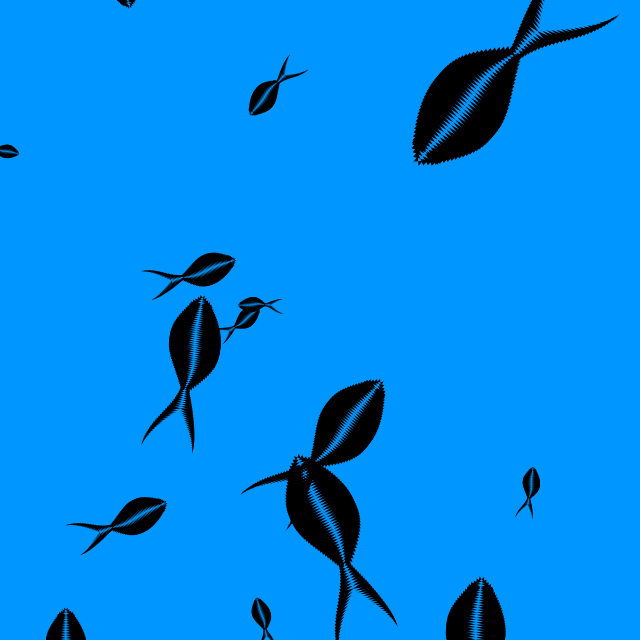
Frame 1 (no input)
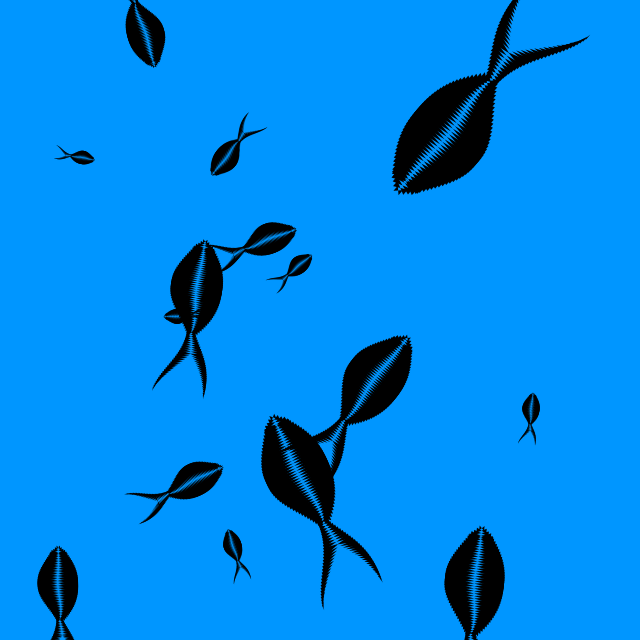
Frame 60 (the mouse pressed at the canvas centre just before this capture)
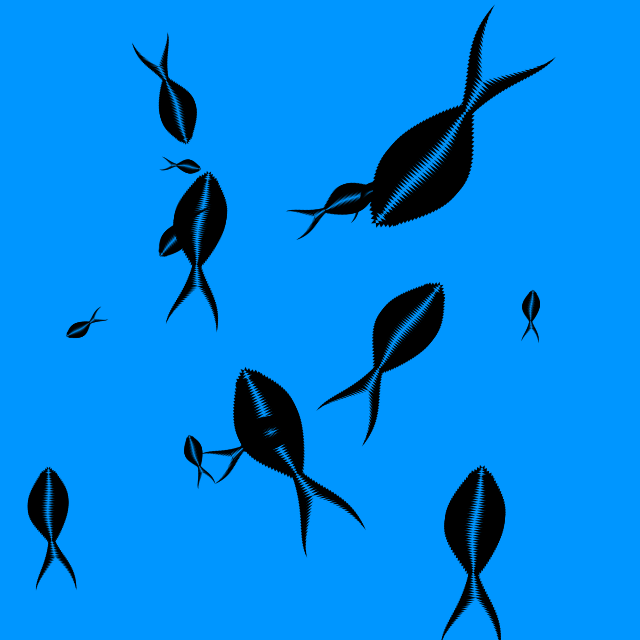
Frame 120 (the mouse held since frame 60 and released just before this capture)

The Processing sketch that drew these frames (run headless with seeded random() and noise(); from frame 60 on, the mouse is pressed at the canvas centre):

// Processing sketch: processing_156353
// ── processing_156353.pde

/*  
 A simply fish tank created without images. Most of the code is creating the fish so don't be intimidated to read it.
 I use "shapes" to make eash part of the fish (head, body and tail) using vertex's.
 
 The movement of the body is from using angles. Because sin(theta) values are between -1 and 1, we can get a lifelike
 wiggle to represent the muscle movements of the fish.
 */

ArrayList fishTank = new ArrayList();

void setup() {
  size(640, 640);
  fill(0);
  /* Helps performance and adds a spike effect on the tails */
  noStroke();
  for (int i = 0; i < 15; i++) {
    fishTank.add(new Fish(new PVector(random(width), random(height)), random(0.1, 0.7)));
  }
}

void draw() {
  background(0, 150, 255);
  for (int i = 0; i < fishTank.size(); i++) {
    Fish f = (Fish) fishTank.get(i);
    f.moveFish();
    f.createFish();
  }
}

class Fish {
  PVector loc;
  PVector vel;
  PVector acc;
  PVector newLoc;

  int fishWidth = 60;
  int fishHeight = 200;
  float bodyAngle;
  float size;

  Fish(PVector loc, float s) {
    this.loc = loc;
    newLoc = new PVector(random(0, width), random(0, height));
    vel = new PVector(0, 0);
    size = s;
    acc = new PVector(s, s);
  }

  void createFish() {
    /* Like atan2() this gets us the value of the heading of the fish */
    float theta = vel.heading2D();
    pushMatrix();
    translate(loc.x, loc.y);
    /* Scales the size of the fish */
    scale(size);
    /* 
     Rotates the direction of the fishes heading. The fish was first designed to face up. So we rotate the fish 
     by 80 to fix the problem of the fish facing the wrong way it is heading.
     */
    rotate(theta-80);
    
    /* You will see I +10 on the second vertex. This gives the back strip pattern. */
    /* FISH HEAD */
    for (int h = 0; h < 30; h+=5) {
      beginShape();
      vertex(-h, h);
      vertex(h, h+10);

      vertex(h, h);
      vertex(-h, h+10);
      endShape();
    }
    /* Below head. */
    translate(0, 28);
    /* FISH BODY */
    for (int w = 0; w < fishHeight; w+=5) {
      float x = map(sin(radians(w)), -1, 1, -20, fishWidth);
      float y = w*2;
      float angle = sin(radians(y+frameCount*5))*w/30;

      /* So we can transfer the body movement to the tail */
      if (w == fishHeight-5) {
        bodyAngle = angle;
      }
      /* This makes the body. */
      beginShape();
      vertex(-x-angle, w-10);
      vertex(x-angle, w+10);

      vertex(x-angle, w-10);
      vertex(-x-angle, w+10);  
      endShape();
    }

    /* FISH TAIL */
    translate(0, 250);
    for (int t = -fishWidth; t < fishWidth+fishWidth/2; t+=5) {
      float x = map(sin(radians(t)), -1, 1, 5, fishWidth);
      float y = x*2;
      /* We transfer the body wiggle to the tail */
      float angle = bodyAngle*2.8+sin(radians(y+frameCount*5))*t/5;

      /* The split that makes the tail */
      if (x > fishWidth-fishWidth/2) {
        /* Left split */
        beginShape();
        vertex(-x-angle, t);
        vertex(-x+(fishWidth/2)-t/3-angle, t);

        vertex(-x+(fishWidth/2)-t/3-angle, t);
        vertex(-x-angle, t+10);
        endShape();

        /* Right split */
        beginShape();
        vertex(x-angle, t);
        vertex(x-(fishWidth/2)+t/3-angle, t);

        vertex(x-(fishWidth/2)+t/3-angle, t);
        vertex(x-angle, t+10);
        endShape();
      }
      else {
        /* The end of the tail that doesn't need to be split */
        beginShape();
        vertex(-x-angle, t);
        vertex(x-angle, t+10);

        vertex(x-angle, t);
        vertex(-x-angle, t+10);
        endShape();
      }
    }
    popMatrix();
  }

  void moveFish() {
    /* 
     Because of the way the fish finds its new location, we have to set an area around that new location where it 
     can generate a new one. This prevents the fish from continuously cirlcing its destination, unable to reach it.
     */
    if (PVector.dist(loc, newLoc) < 35) {
      makeAnotherNewLoc();
    }
    else {
      PVector dir = PVector.sub(newLoc, loc);
      dir.normalize();
      /* Strength of rotation to next location */
      dir.mult(0.05);
      acc = dir;

      vel.add(acc);
      /* The smaller the fish the faster it can go */
      vel.limit(2-size*2);
      loc.add(vel);
    }
  }

  void makeAnotherNewLoc() {
    newLoc = new PVector(random(0, width), random(0, height));
  }
}
